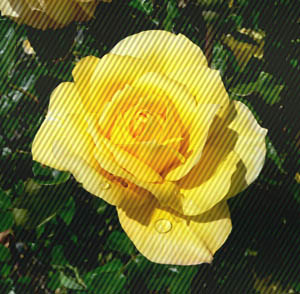
#> input picture pics/original/Flower_interference.jpg, 300 x 294 px, found by its file name
$ python notchFilter.py
#> lines starting #> are read from the running program, lines starting #| are printed output that depends on the picture; after the words box and inside, x2 and y2 are one past the last pixel; in counts of white or black regions, pixels touching at a corner belong together
### src/common.py
from email.errors import BoundaryError
from PIL import Image
import cv2
import os
import numpy as np
import logging
import time
import matplotlib.pyplot as plt
from scipy import signal

#*
#?
#todo
#+
#//
#!!


# [4 lines left out: function fun, not called in this run]

def loadImage(imgFileName):

#> called with imgFileName = 'Flower_interference.jpg'
    currentPath = os.getcwd()

    #* Use \\ instead \
    imagePath = currentPath +  "\\pics\\original\\" + imgFileName

    print(imagePath)

    #* Could also use the cv2 function instead
    try:
        original_image = plt.imread(imagePath, plt.gray)
#> original_image is the input picture: shape (294, 300, 3); mean R, G, B 111.4, 108.3, 47.4
        if len(original_image.shape) == 3:
            original_image = cv2.imread(imagePath, cv2.IMREAD_GRAYSCALE)
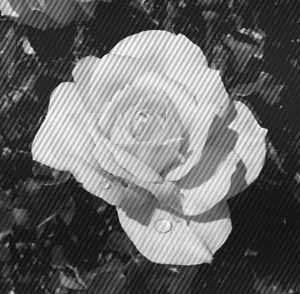
#> original_image: shape (294, 300); min 4, max 255, mean 102.4
    except:
        original_image = cv2.imread(imagePath, cv2.IMREAD_GRAYSCALE)

    return original_image

# [98 lines left out: functions imgPadding, convolution2D, not called in this run]

def stopwatchStart():
    start = time.time()
    return start

# [4 lines left out: function stopwatchStop, not called in this run]

# [3 lines that do not run on import are left out]

### src/notchFilter.py
import cv2                          # open cv library
import numpy as np                  # array, matrices
import math                         # mathematical function
import matplotlib.pyplot as plt     # plot
import common as com
import PointOperator as po


if __name__ == "__main__":

    # load image
    f = com.loadImage("Flower_interference.jpg")

    # image size
    M, N = f.shape
#> M = 294; N = 300

    # new image size with zero padding
    P = 2 * M
#> P = 588
    Q = 2 * N
#> Q = 600

    # perform fft (was ist mit 2^n für FFT?)
    F = np.fft.fft2(f, s=[P, Q])

    # shift dc value to the middle, i.e. [P/2, Q/2]
    F_shift = np.fft.fftshift(F)

    # calc magnitude of frequency, log transformation log(1+r)
    Fshiftmag = np.log1p(np.abs(F_shift))
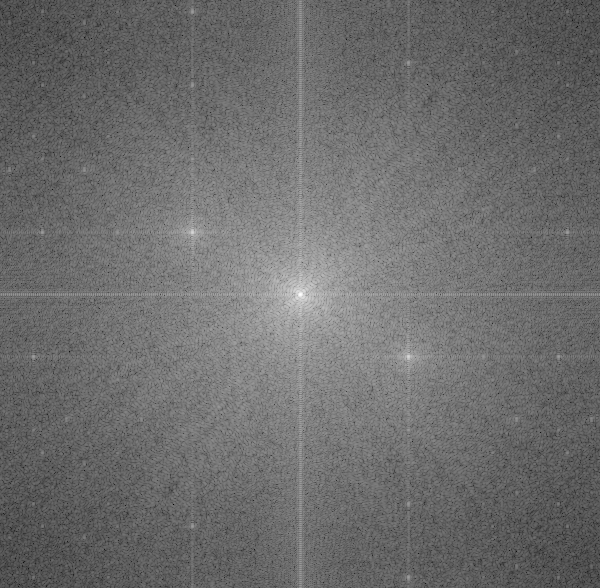
#> Fshiftmag: shape (588, 600) float64; min 0.6, max 16.02, mean 7.21; drawn with min black and max white

    # create ideal low pass filter
    H = np.zeros((P, Q), dtype=np.float32)

    D0 = 100
    for u in range(P):
        for v in range(Q):
            D = np.sqrt((u-P/2)**2 + (v-Q/2)**2)
            if D <= D0:
                H[u, v] = 1
            else:
                H[u, v] = 0
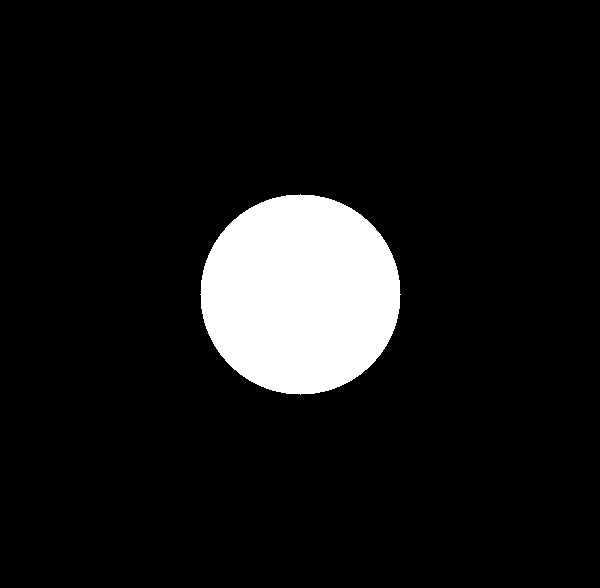
#> H: shape (588, 600) float32; values 0 (black) and 1 (white), 8.9% white; 1 white region, box (x1, y1, x2, y2) and area: (200, 194, 401, 395) 31417

    # apply low pass filter
    G_shift = F_shift * H

    # calc magnitude of frequency, log transformation log(1+r)
    G_shiftmag = np.log1p(np.abs(G_shift))

    # shift dc value back to index 0
    G = np.fft.ifftshift(G_shift)

    # iDFT
    g_p = np.real(np.fft.ifft2(G))
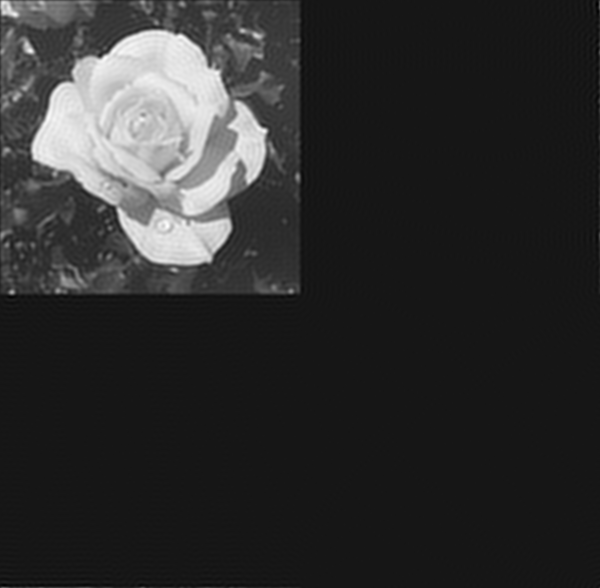
#> g_p: shape (588, 600) float64; min -23.59, max 243.3, mean 25.6; drawn with min black and max white

    # remove padding
    g = g_p[0:M, 0:N]
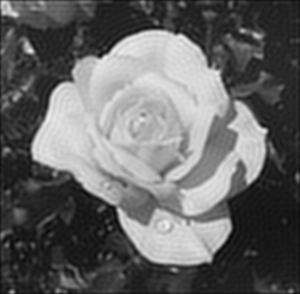
#> g: shape (294, 300) float64; min 7.63, max 243.3, mean 102.1

    # filter in spatial domain
    H_unshifted = np.fft.ifftshift(H)
    h = np.real(np.fft.ifft2(H_unshifted))
#> H_unshifted: shape (588, 600) float32; values 0 (black) and 1 (white), 8.9% white; 4 white regions, box (x1, y1, x2, y2) and area: (0, 0, 101, 101) 7955, (500, 0, 600, 100) 7854, (0, 488, 100, 588) 7854, (501, 489, 600, 588) 7754
    h = np.fft.fftshift(h)

    # intensity profile of center line
    intstyProfile = h[int(P/2), :]

    plt.figure(1)
    plt.subplot(121),plt.imshow(f, cmap = 'gray')
    plt.title('Input Image'), plt.xticks([]), plt.yticks([])
    plt.subplot(122),plt.imshow(Fshiftmag, cmap = 'gray')
    plt.title('Amplituden des Frequenzspektrums'), plt.xticks([]), plt.yticks([])


    plt.figure(2)
    ax = plt.subplot(121)
    plt.imshow(H, cmap = 'gray')
    plt.title('H[u, v]'), plt.xticks([]), plt.yticks([])
    ax.set_xlabel("u", fontsize=20, labelpad=1)
    ax.set_ylabel("v", fontsize=20, labelpad=1)
    plt.subplot(122),plt.imshow(G_shiftmag, cmap = 'gray')
    plt.title('G[u, v]'), plt.xticks([]), plt.yticks([])

    plt.figure(3)
    plt.subplot(121),plt.imshow(g, cmap = 'gray')
    plt.title('Gefiltertes Bild'), plt.xticks([]), plt.yticks([])
    plt.subplot(122),plt.imshow(h, cmap = 'gray')
    plt.title('Filter im Originalbereich'), plt.xticks([]), plt.yticks([])

    plt.figure(4)
    plt.subplot(111),plt.plot(np.linspace(0,Q,Q), intstyProfile)
    plt.title('Intensitätsprofil'), plt.xticks([]), plt.yticks([])
    plt.show()
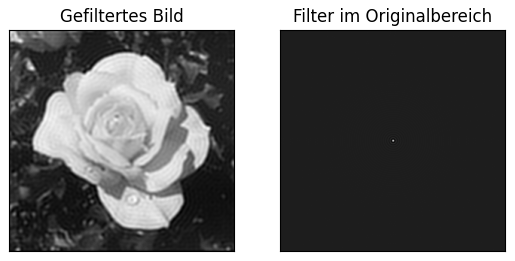
#> figure drawn by matplotlib, 2 panels
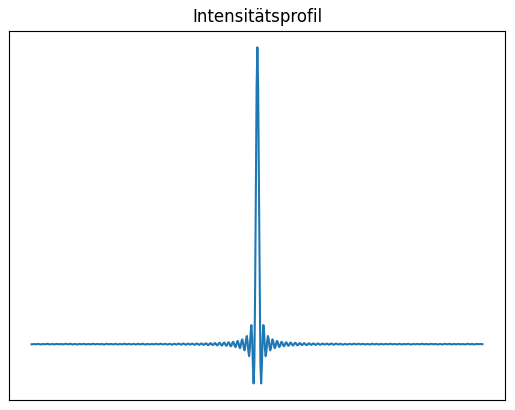
#> figure drawn by matplotlib, 1 panel
    pass
"""    plt.figure(5)
    #plt.rcParams['font.size'] = '16'
    ax = plt.subplot(projection='3d')
    u = np.linspace(0, P, P)
    v = np.linspace(0, Q, Q)
    U, V = np.meshgrid(u, v)
    ax.plot_surface(U, V, H)
    ax.set_xlabel("u", fontsize=20, labelpad=1)
    ax.set_ylabel("v", fontsize=20, labelpad=1)
    ax.tick_params(axis='x', colors='white', labelsize=2)
    ax.tick_params(axis='y', colors='white', labelsize=2)
    ax.tick_params(axis='z', colors='white', labelsize=2)
    #ax.axes.xaxis.set_ticks([])
    #ax.axes.yaxis.set_ticks([])
    #ax.axes.zaxis.set_ticks([])
    ax.grid(True)
    ax.set_zlabel("H[u,v]", fontsize=20, labelpad=1)"""

$ run again, with pics/original/Picture_Crossing_noise_100_pixelCnt_128_featureCnt_5.bmp saved as pics/original/Flower_interference.jpg
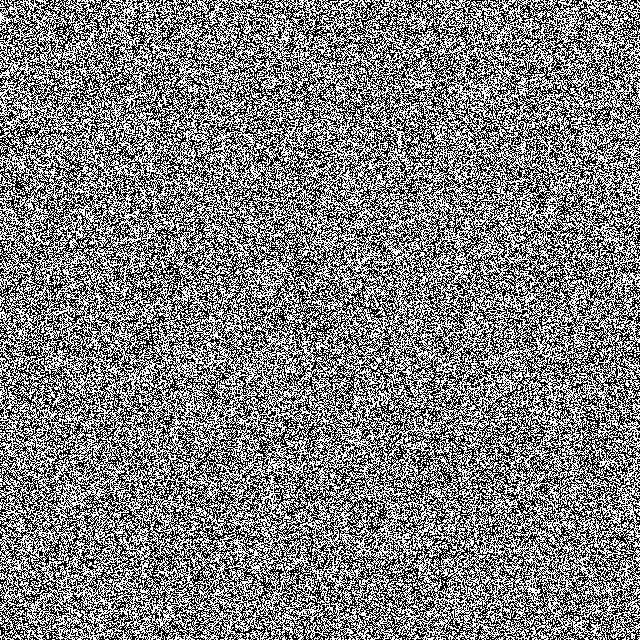
#> input picture pics/original/Picture_Crossing_noise_100_pixelCnt_128_featureCnt_5.bmp, 640 x 640 px, found by its file name
#> in loadImage, original_image is the input picture: shape (640, 640); min 0, max 255, mean 127.4
#> after the loop `for u in range(P):`:
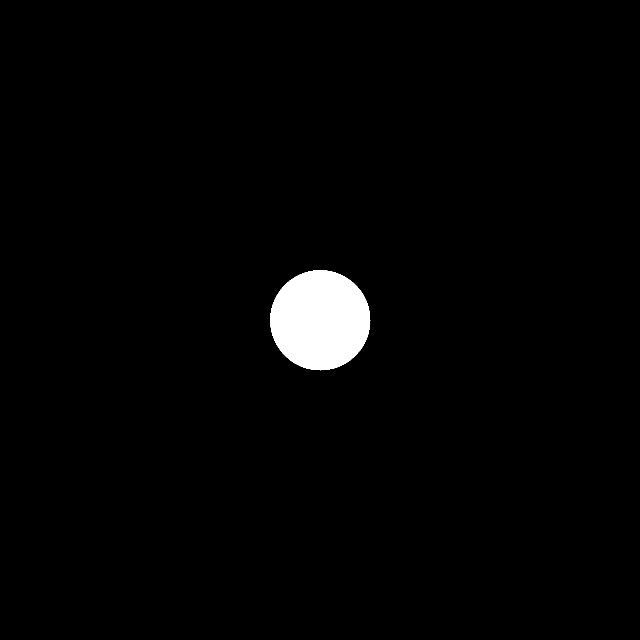
#> H: shape (1280, 1280) float32 (shown at 1/2 size); values 0 (black) and 1 (white), 1.9% white; 1 white region, box (x1, y1, x2, y2) and area: (540, 540, 741, 741) 31417
#> H_unshifted: shape (1280, 1280) float32; values 0 (black) and 1 (white), 1.9% white; 4 white regions, box (x1, y1, x2, y2) and area: (0, 0, 101, 101) 7955, (1180, 0, 1280, 100) 7854, (0, 1180, 100, 1280) 7854, (1181, 1181, 1280, 1280) 7754
#> `plt.show()`:
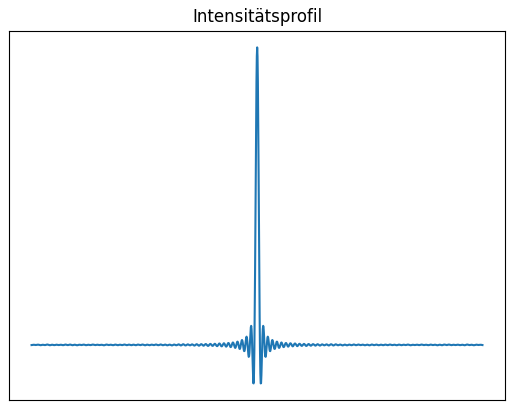
#> figure drawn by matplotlib, 1 panel
